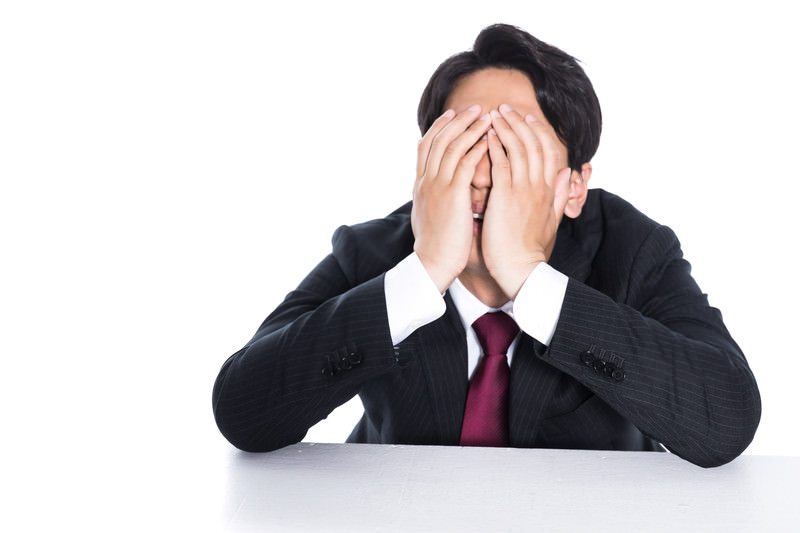
#> input picture image_preprocessing/sample.jpg, 800 x 533 px
$ python sift.py
#> lines starting #> are read from the running program, lines starting #| are printed output that depends on the picture
import cv2
import matplotlib.pyplot as plt

# 画像の読み込み
image = cv2.imread("sample.jpg", cv2.IMREAD_GRAYSCALE)
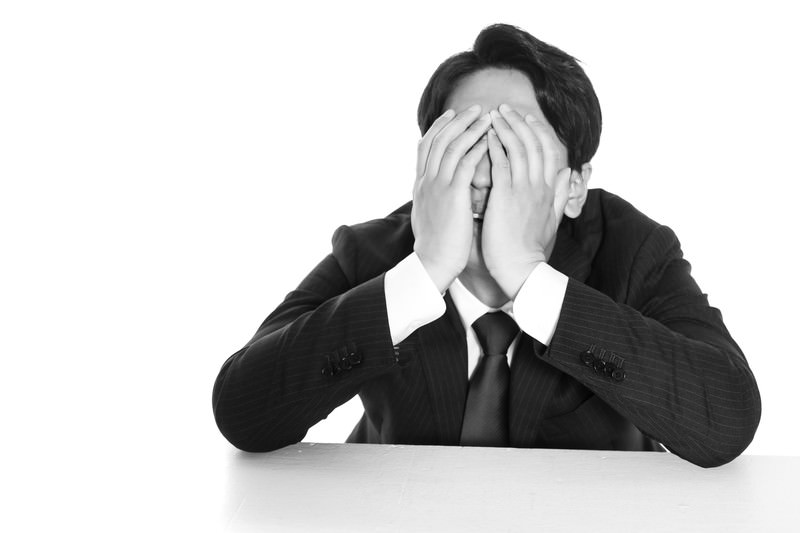
#> image: shape (533, 800); min 0, max 255, mean 197.3

# SIFT特徴量検出器の生成
sift = cv2.SIFT_create()

# 特徴点の検出
keypoints, descriptors = sift.detectAndCompute(image, None)
#> keypoints = 314 keypoints; strongest (x, y, size): (262, 403, 71.2), (351, 412, 19.1), (539, 303, 39.1), (410, 299, 41.4)

# 特徴点を画像に描画
output_image = cv2.drawKeypoints(image, keypoints, None, flags=cv2.DRAW_MATCHES_FLAGS_DRAW_RICH_KEYPOINTS)
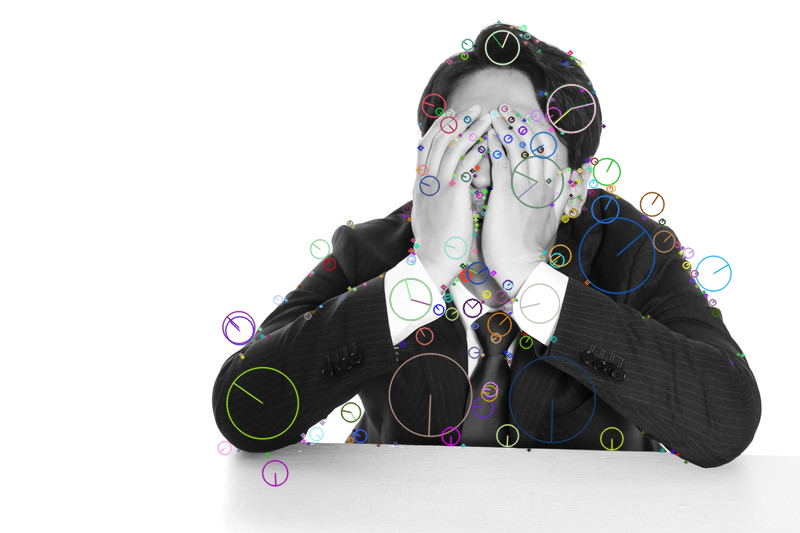
#> output_image: shape (533, 800, 3); mean of channels 0, 1, 2 197.4, 197.3, 197.3; drawn as B, G, R

# 結果を表示
plt.imshow(output_image, cmap='gray')
plt.title("SIFT Keypoints")
plt.show()
